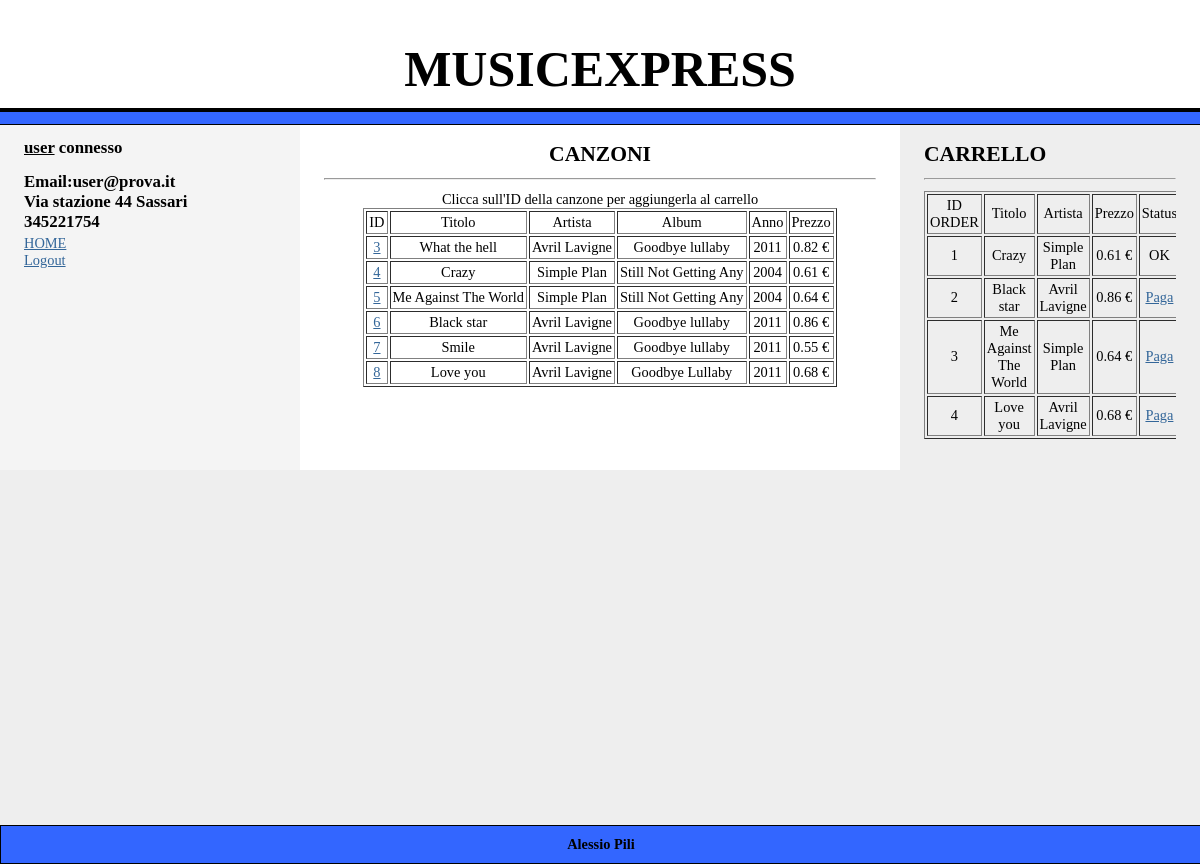
Before: /prog/index.php (signed in) with the older database file.
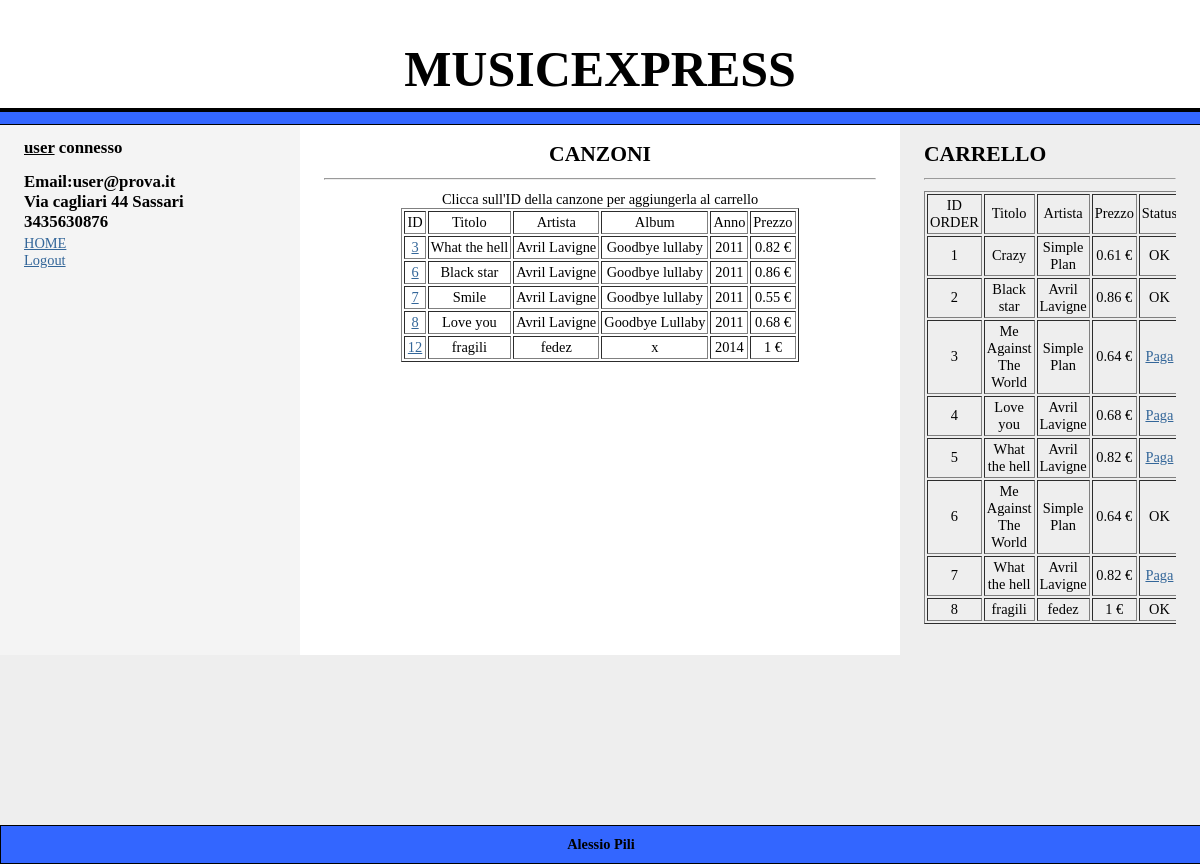
After: the same page with the newer database file.
### tables this page shows
CREATE TABLE IF NOT EXISTS `canzone` (
  `Codice` int(11) NOT NULL AUTO_INCREMENT,
  `Titolo` varchar(255) NOT NULL,
  `Artista` varchar(255) NOT NULL,
  `Album` varchar(255) NOT NULL,
  `Anno` varchar(255) NOT NULL,
  `Prezzo` float NOT NULL,
  `Eliminata` int(11) NOT NULL,
  PRIMARY KEY (`Codice`)
);

CREATE TABLE IF NOT EXISTS `utente` (
  `Codice` int(11) NOT NULL AUTO_INCREMENT,
  `User` varchar(255) NOT NULL,
  `Email` varchar(255) NOT NULL,
  `Password` varchar(255) NOT NULL,
  `Livello` int(11) NOT NULL,
  `Indirizzo` varchar(255) NOT NULL,
  `Cellulare` varchar(255) NOT NULL,
  PRIMARY KEY (`Codice`)
);

CREATE TABLE IF NOT EXISTS `ordine` (
  `Codice` int(11) NOT NULL AUTO_INCREMENT,
  `Codice_Utente` int(11) NOT NULL,
  `Codice_Canzone` int(11) NOT NULL,
  `Data` date NOT NULL,
  `Pagata` int(11) NOT NULL,
  PRIMARY KEY (`Codice`)
);

### prog/index.php (the view, shortened to what this page needs)
<?php
include("config.php");
include("header.php");
?> <center><?php
            if(isset($_SESSION['ID'])) {
              $livello=$_SESSION['LIV'];
              if($livello>1) {
$q_c="SELECT * from canzone where Eliminata=0";
 $risultato=mysqli_query($conn,$q_c);
   print("<h2>CANZONI<hr></h2> Clicca sull'ID della canzone per cancellarla ");
  print("<table align=\"center\" cellpadding=2 border=1> ") ;
  print("<tr><td>ID</td><td>Titolo</td><td>Artista</td><td>Album</td><td>Anno</td><td>Prezzo</td> ") ;
  while ($q_c=mysqli_fetch_array($risultato))
  {   $codice=$q_c['Codice'];
       $titolo=$q_c['Titolo'];
        $artista=$q_c['Artista'];
         $album=$q_c['Album'];
          $anno=$q_c['Anno'];
           $prezzo=$q_c['Prezzo'];
   print(" <tr> ");
     print(" <td><A href=\"cancella.php?codice=$codice\">$codice</a></td> ");
      print(" <td>$titolo</td> ");
       print(" <td>$artista</td> ");
        print(" <td>$album</td> ");
         print(" <td>$anno</td> ");
        print(" <td>$prezzo €</td> ");
  }
        print("</table><br>");
        print("<br>");
          }
           else
          {
$q_c="SELECT * from canzone where Eliminata=0";
 $risultato=mysqli_query($conn,$q_c);
   print("<h2>CANZONI<hr></h2> Clicca sull'ID della canzone per aggiungerla al carrello ");
  print("<table align=\"center\" cellpadding=2 border=1> ") ;
  print("<tr><td>ID</td><td>Titolo</td><td>Artista</td><td>Album</td><td>Anno</td><td>Prezzo</td> ") ;
  while ($q_c=mysqli_fetch_array($risultato))
  {   $codice=$q_c['Codice'];
       $titolo=$q_c['Titolo'];
        $artista=$q_c['Artista'];
         $album=$q_c['Album'];
          $anno=$q_c['Anno'];
           $prezzo=$q_c['Prezzo'];
   print(" <tr> ");
     print(" <td><A href=\"ordina.php?codice=$codice\">$codice</a></td> ");
      print(" <td>$titolo</td> ");
       print(" <td>$artista</td> ");
        print(" <td>$album</td> ");
         print(" <td>$anno</td> ");
        print(" <td>$prezzo €</td> ");
  }
        print("</table><br>");
        print("<br>");
           }
     }
            ?>
               <?php
include("footer.php");
               ?>

### prog/footer.php (shortened to what this page needs)
   	</div>
			<div class="col2">
              <?php
              if(isset($_SESSION['ID'])) {
               $livello=$_SESSION['LIV'];
              $user2=$_SESSION['ID'];
              $nomeu=$_SESSION['USER'];
              if($livello>1) {
              print("<H3>ADMIN CONNESSO</H3>");
              print("<a href=\"ordini.php\">Vedi ordini</a><br>");
              print("<a href=\"aggiungi_canzone.php\">Aggiungi canzone</a><br>");
                     print("<A href=\"index.php\">HOME</a><br>");
                    print("<A href=\"logout.php\">logout</a><br>");
                            }
           else
          {
   $q_ut="SELECT * from utente where Codice=$user2";
  $risultatout=mysqli_query($conn,$q_ut);
  while ($q_ut=mysqli_fetch_array($risultatout))
  {   $codice=$q_ut['Codice'];
        $email=$q_ut['Email'];
            $indirizzo=$q_ut['Indirizzo'];
            $telefono=$q_ut['Cellulare'];
  }
              print("<H3><u>$nomeu</u> connesso</H3>");
               print("<H3>Email:$email <br> $indirizzo <br> $telefono</H3>");
                print("<A href=\"index.php\">HOME</a><br>");
              print("<A href=\"logout.php\">Logout</a>");
           }     } else {}
              ?>
	</div>
			<div class="col3">
       <?PHP
             if(isset($_SESSION['ID'])) {     if($livello<2) {
  $q_o="SELECT * from ordine where Codice_Utente=$user2";
 $risultatoo=mysqli_query($conn,$q_o);
   print("<h2>CARRELLO<hr></h2> ");
  print("<table align=\"center\" cellpadding=2 border=1> ") ;
  print("<tr><td>ID ORDER</td><td>Titolo</td><td>Artista</td><td>Prezzo</td><td>Status</td>  ") ;
  while ($q_o=mysqli_fetch_array($risultatoo))
  {   $codicec=$q_o['Codice_Canzone'];
  $codiceoo=$q_o['Codice'];
      $pay=$q_o['Pagata'];
$q_c="SELECT * from canzone where Codice=$codicec";
 $risultato=mysqli_query($conn,$q_c);
  while ($q_c=mysqli_fetch_array($risultato))
  {   $codice=$q_c['Codice'];
       $titolo=$q_c['Titolo'];
        $artista=$q_c['Artista'];
           $prezzo=$q_c['Prezzo'];
   print(" <tr> ");
     print(" <td>$codiceoo</td> ");
      print(" <td>$titolo</td> ");
       print(" <td>$artista</td> ");
        print(" <td>$prezzo €</td> ");
         if ($pay>0) { print(" <td>OK</td> "); } else {print(" <td><A href=\"paga.php?codice=$codiceoo\">Paga</a></td> "); }
  }   }
        print("</table><br>");
                  } else {}           } else {}
              ?>
			</div>
		</div>
	</div>
</div>
<div id="footer">
<center>	<p> <b>Alessio Pili</p>
</div>
</body>
</html>

Changed rows visible on the page:
no longer on one of the page's lists (row edited): canzone: Codice "4", Titolo "Crazy", Artista "Simple Plan", Album "Still Not Getting Any", Anno "2004", Prezzo "0.61"
no longer on one of the page's lists (row edited): canzone: Codice "5", Titolo "Me Against The World", Artista "Simple Plan", Album "Still Not Getting Any", Anno "2004", Prezzo "0.64"
computed for canzone "Black star": text "Paga" → "OK"
added canzone: Codice "12", Titolo "fragili", Artista "fedez", Album "x", Anno "2014", Prezzo "1", shows "OK"
changed utente "user@prova.it": Indirizzo "Via stazione 44 Sassari" → "Via cagliari 44 Sassari"; Cellulare "345221754" → "3435630876"
changed ordine id 2: Pagata 0 → 1 (drawn)
added ordine: Codice "5", canzone (Titolo "What the hell", Artista "Avril Lavigne", Prezzo "0.82")
added ordine: Codice "6", canzone (Titolo "Me Against The World", Artista "Simple Plan", Prezzo "0.64", shows "OK")
added ordine: Codice "7", canzone (Titolo "What the hell", Artista "Avril Lavigne", Prezzo "0.82")
added ordine: Codice "8"
